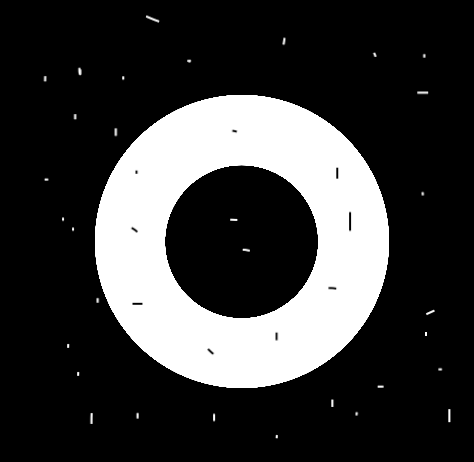
#> input picture Images/Circle.png, 474 x 462 px, found by its file name
$ python Dialation.py
#> lines starting #> are read from the running program, lines starting #| are printed output that depends on the picture
#dialation adds pixles to the boundaries of the object,expanding it . it is used to fill small holes ang gaps
import cv2
import numpy as np
image=cv2.imread('Images\Circle.png',0)
#> image is the input picture: shape (462, 474); min 0, max 255, mean 58.1
#kernel for erosion
kernel=np.ones((3,3),np.uint8)
dialation=cv2.dilate(image,kernel,iterations=4)
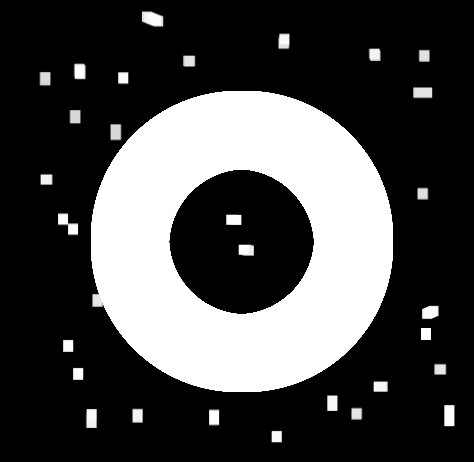
#> dialation: shape (462, 474); min 0, max 255, mean 71.1
cv2.imshow('original image',image)
cv2.imshow('dialated image',dialation)
cv2.waitKey(0)
cv2.destroyAllWindows()

$ run again, with Images/1.png copied over Images/Circle.png
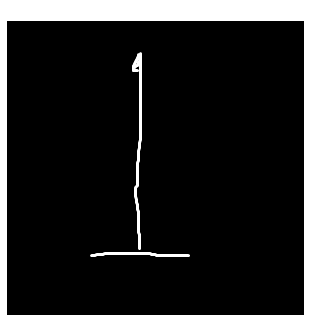
#> input picture Images/1.png, 311 x 315 px, found by its file name
#> image is the input picture: shape (315, 311); min 0, max 255, mean 30.3
#> `dialation=cv2.dilate(image,kernel,iterations=4)`:
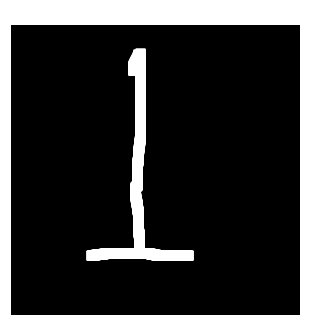
#> dialation: shape (315, 311); min 0, max 255, mean 46.3

$ run again, with Images/7.png copied over Images/Circle.png
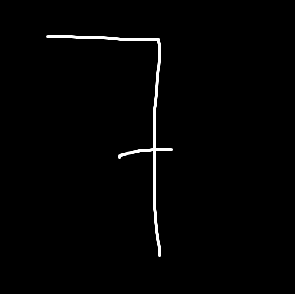
#> input picture Images/7.png, 305 x 294 px, found by its file name
#> image is the input picture: shape (294, 305); min 0, max 255, mean 11.7
#> `dialation=cv2.dilate(image,kernel,iterations=4)`:
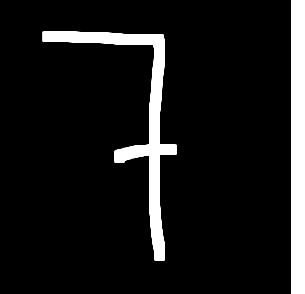
#> dialation: shape (294, 305); min 0, max 255, mean 24.4

$ run again, with Images/5.jpg saved as Images/Circle.png
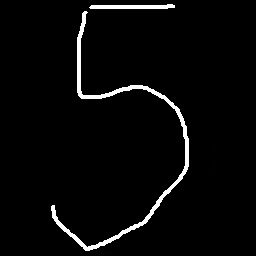
#> input picture Images/5.jpg, 256 x 256 px, found by its file name
#> image is the input picture: shape (256, 256); min 0, max 255, mean 8.3
#> `dialation=cv2.dilate(image,kernel,iterations=4)`:
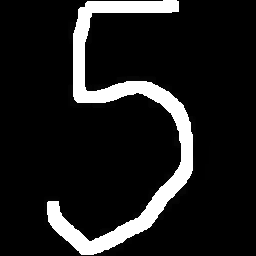
#> dialation: shape (256, 256); min 0, max 255, mean 29
